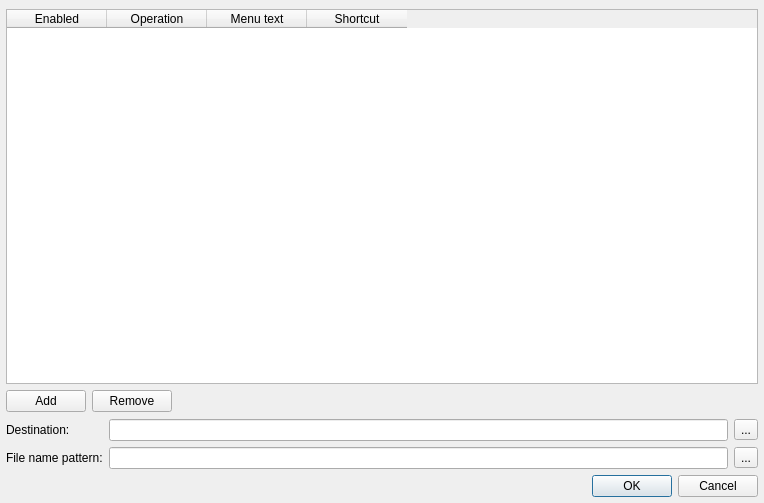
<?xml version="1.0" encoding="UTF-8"?>
<ui version="4.0">
 <class>FileOpsSettingsDialog</class>
 <widget class="QDialog" name="FileOpsSettingsDialog">
  <property name="geometry">
   <rect>
    <x>0</x>
    <y>0</y>
    <width>764</width>
    <height>503</height>
   </rect>
  </property>
  <property name="windowTitle">
   <string>File Operations Settings</string>
  </property>
  <layout class="QGridLayout" name="gridLayout_2">
   <property name="leftMargin">
    <number>6</number>
   </property>
   <property name="topMargin">
    <number>9</number>
   </property>
   <property name="rightMargin">
    <number>6</number>
   </property>
   <property name="bottomMargin">
    <number>6</number>
   </property>
   <item row="0" column="0" colspan="2">
    <widget class="QTableWidget" name="tableWidget">
     <property name="selectionMode">
      <enum>QAbstractItemView::SingleSelection</enum>
     </property>
     <property name="selectionBehavior">
      <enum>QAbstractItemView::SelectRows</enum>
     </property>
     <property name="showGrid">
      <bool>true</bool>
     </property>
     <property name="wordWrap">
      <bool>true</bool>
     </property>
     <property name="cornerButtonEnabled">
      <bool>true</bool>
     </property>
     <attribute name="verticalHeaderVisible">
      <bool>false</bool>
     </attribute>
     <column>
      <property name="text">
       <string>Enabled</string>
      </property>
     </column>
     <column>
      <property name="text">
       <string>Operation</string>
      </property>
     </column>
     <column>
      <property name="text">
       <string>Menu text</string>
      </property>
     </column>
     <column>
      <property name="text">
       <string>Shortcut</string>
      </property>
     </column>
    </widget>
   </item>
   <item row="1" column="0" colspan="2">
    <layout class="QHBoxLayout" name="horizontalLayout">
     <item>
      <widget class="QPushButton" name="newButton">
       <property name="minimumSize">
        <size>
         <width>26</width>
         <height>0</height>
        </size>
       </property>
       <property name="text">
        <string>Add</string>
       </property>
       <property name="icon">
        <iconset theme="list-add">
         <normaloff>.</normaloff>.</iconset>
       </property>
      </widget>
     </item>
     <item>
      <widget class="QPushButton" name="deleteButton">
       <property name="minimumSize">
        <size>
         <width>26</width>
         <height>0</height>
        </size>
       </property>
       <property name="text">
        <string>Remove</string>
       </property>
       <property name="icon">
        <iconset theme="list-remove">
         <normaloff>.</normaloff>.</iconset>
       </property>
      </widget>
     </item>
     <item>
      <spacer name="horizontalSpacer">
       <property name="orientation">
        <enum>Qt::Horizontal</enum>
       </property>
       <property name="sizeHint" stdset="0">
        <size>
         <width>178</width>
         <height>23</height>
        </size>
       </property>
      </spacer>
     </item>
    </layout>
   </item>
   <item row="2" column="0" colspan="2">
    <layout class="QGridLayout" name="gridLayout">
     <item row="0" column="0">
      <widget class="QLabel" name="destinationLabel">
       <property name="text">
        <string>Destination:</string>
       </property>
      </widget>
     </item>
     <item row="0" column="1">
      <widget class="QLineEdit" name="destinationEdit"/>
     </item>
     <item row="0" column="2">
      <widget class="QToolButton" name="destButton">
       <property name="text">
        <string>...</string>
       </property>
      </widget>
     </item>
     <item row="1" column="0">
      <widget class="QLabel" name="patternLabel">
       <property name="text">
        <string>File name pattern:</string>
       </property>
      </widget>
     </item>
     <item row="1" column="1">
      <widget class="QLineEdit" name="patternEdit"/>
     </item>
     <item row="1" column="2">
      <widget class="QToolButton" name="patternButton">
       <property name="text">
        <string>...</string>
       </property>
      </widget>
     </item>
    </layout>
   </item>
   <item row="3" column="1">
    <widget class="QDialogButtonBox" name="buttonBox">
     <property name="standardButtons">
      <set>QDialogButtonBox::Cancel|QDialogButtonBox::Ok</set>
     </property>
    </widget>
   </item>
  </layout>
 </widget>
 <resources/>
 <connections>
  <connection>
   <sender>buttonBox</sender>
   <signal>accepted()</signal>
   <receiver>FileOpsSettingsDialog</receiver>
   <slot>accept()</slot>
   <hints>
    <hint type="sourcelabel">
     <x>418</x>
     <y>301</y>
    </hint>
    <hint type="destinationlabel">
     <x>155</x>
     <y>378</y>
    </hint>
   </hints>
  </connection>
  <connection>
   <sender>buttonBox</sender>
   <signal>rejected()</signal>
   <receiver>FileOpsSettingsDialog</receiver>
   <slot>reject()</slot>
   <hints>
    <hint type="sourcelabel">
     <x>418</x>
     <y>301</y>
    </hint>
    <hint type="destinationlabel">
     <x>28</x>
     <y>375</y>
    </hint>
   </hints>
  </connection>
 </connections>
</ui>
